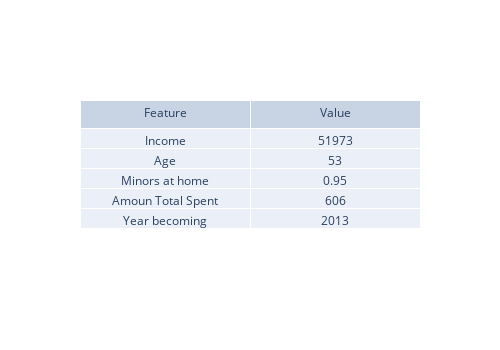

Notebook cell for this chart:
### Markdown cell above
### What does the average customer look like?

### Code cell
import plotly.graph_objects as go

# Create averages for features
mean_income = round(df.income.mean(),0)
mean_age = round(df.age.mean(),0)
mean_minors_home = round(df.minors_home.mean(),2)
mean_mnt_total = round(df.mnt_total.mean(),0)
mean_dt_customer = df.dt_customer.mean().year

# Plot Table
fig = go.Figure(data=[go.Table(
    header=dict(values=['Feature', 'Value']),
    cells=dict(values=[
        ["Income", "Age", "Minors at home", "Amoun Total Spent", "Year becoming"],
        [mean_income,mean_age,mean_minors_home,mean_mnt_total,mean_dt_customer]]))])

fig.update_layout(width=500, height=350)

fig.show()

### Figure 1 — Plotly figure (JSON) as saved in the notebook; plotly's stock layout.template omitted (floating-point values rounded to 4 significant figures)
{"data": [{"cells": {"values": [["Income", "Age", "Minors at home", "Amoun Total Spent", "Year becoming"], [51973, 53, 0.95, 606, 2013]]}, "header": {"values": ["Feature", "Value"]}, "type": "table"}], "layout": {"height": 350, "width": 500}}
